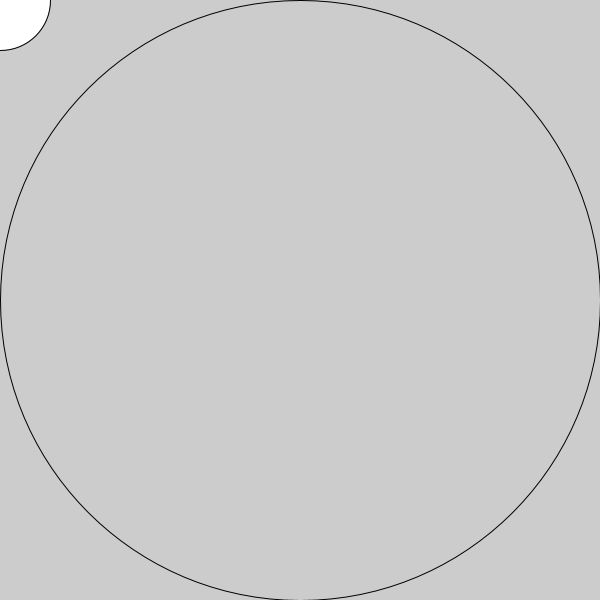
Frame 1 (no input)
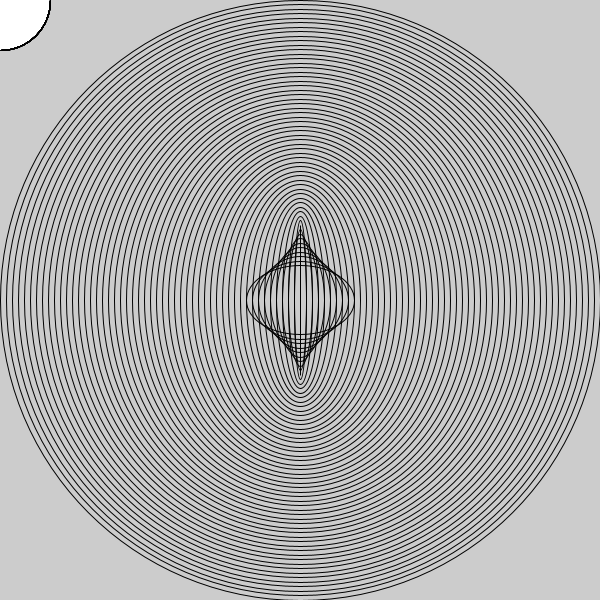
Frame 60 (the mouse pressed at the canvas centre just before this capture)
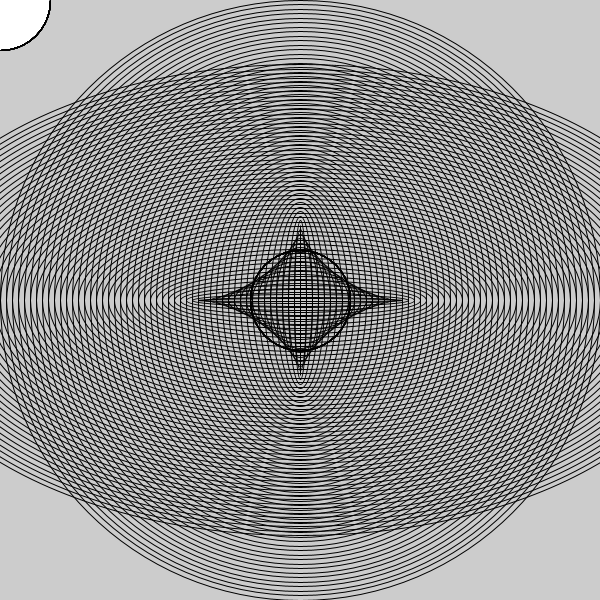
Frame 120 (the mouse held since frame 60 and released just before this capture)

The Processing sketch that drew these frames (run headless with seeded random() and noise(); from frame 60 on, the mouse is pressed at the canvas centre):

// Processing sketch: first_class_practise
// ── first_class_practise.pde
//int X =200;
//int y =100;
int w = 600;
int h = 600;




//code that execute onely once at the beginning of the program
void setup() {
  // create canvas 600 x 600 pexels
  size (600,600);
  //draw a line from (0, 0) to the mouse
  //frameRate(10);
}


void draw() {

  //line(x,y,mouseX,mouseY);
  ellipse(mouseX, mouseY, 100, 100);
  
  //draw an ellipse to the center of the screen
  //evey frame, increase the width and height by 1
  noFill();
  ellipse(width/2, height/2, w, h);
  w = w - 12;
  h = h - 9;
}
